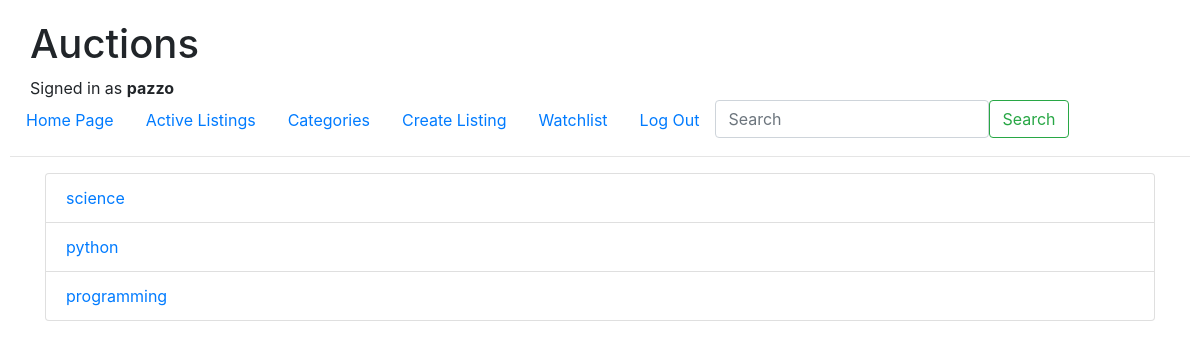
Page /auction/listings/category/ (signed in) on the committed database.
### Auction/models.py (models this page shows, shortened)
class User(AbstractUser):
    pass

class Category(models.Model):
    name = models.CharField(max_length=20)

### Auction/views.py (the view)
# urls.py: path('listings/category/', category_list_view, name='category_list'),
def category_list_view(request):
    categories = Category.objects.all()
    context = {
        'categories': categories,
    }
    return render(request, 'auction/category_list.html', context)

### templates/auction/category_list.html (shortened to what this page needs)
{% extends 'layout.html' %}
{% block body %}
<div class="container">
    <ul class="list-group">
    {% for category in categories %}
    <li class="list-group-item">
    <a href="{% url 'auction:category' category.id %}">{{ category.name }}</a>
    {% empty %}
    No Categories.
    </li>
    {% endfor %}
    </ul>
</div>
{% endblock %}

### templates/layout.html (shortened to what this page needs)
<!DOCTYPE html>
<html>
    <head>
        {% load static %}
        <link rel="stylesheet" href="https://stackpath.bootstrapcdn.com/bootstrap/4.4.1/css/bootstrap.min.css">
        <link href="{% static 'Auction/styles.css' %}" rel="stylesheet">
    </head>
    <body>
        <div style="margin-top: 10px; margin-left: 20px;">
        <h1>Auctions</h1>
            {% if user.is_authenticated %}
                Signed in as <strong>{{ user.username }}</strong>
            {% endif %}
        </div>
        <ul class="nav">
            <li class="nav-item">
            <a class='nav-link' href="{% url 'index' %}">Home Page</a>
        </li>
        <li class="nav-item">
            <a class='nav-link' href='{% url "auction:index" %}'>Active Listings</a>
        </li>
        <li class="nav-item">
            <a class='nav-link' href="{% url 'auction:category_list' %}">Categories</a>
        </li>
        <li class="nav-item">
            <a class='nav-link' href='{% url "auction:create_listing" %}'>Create Listing</a>
        </li>
            {% if user.is_authenticated %}
            <li class="nav-item">
                <a class='nav-link' href="{% url 'auction:watchlist' %}">Watchlist</a>
            </li>
            <li class="nav-item">
            <a class='nav-link' href="{% url 'auction:logout' %}">Log Out</a>
            </li>
            {% endif %}
        <li class="nav-item">
        <form class="d-flex" method="post" action="{% url 'auction:search' %}">
            <input class="form-control me-2" type="search" name='q' placeholder="Search" aria-label="Search">
            <button class="btn btn-outline-success" type="submit">Search</button>
            </form>
        </li>
    </ul>
    <hr>
        {% block body %}
        {% endblock %}
    </body>
</html>

### Auction/static/Auction/styles.css (style rules this page uses)
body { padding: 10px; }

### rows in the picture
User: username "pazzo"
Category: name "science"
Category: name "python"
Category: name "programming"
